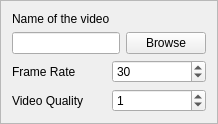
          <widget class="QFrame" name="frame_4">
           <property name="frameShape">
            <enum>QFrame::StyledPanel</enum>
           </property>
           <property name="frameShadow">
            <enum>QFrame::Raised</enum>
           </property>
           <layout class="QGridLayout" name="gridLayout_30">
            <item row="0" column="0">
             <widget class="QLabel" name="videoNameLabel_2">
              <property name="text">
               <string>Name of the video</string>
              </property>
             </widget>
            </item>
            <item row="1" column="0">
             <layout class="QGridLayout" name="gridLayout_26">
              <item row="0" column="0">
               <widget class="QLineEdit" name="videoName_2">
                <property name="sizePolicy">
                 <sizepolicy hsizetype="Maximum" vsizetype="Fixed">
                  <horstretch>0</horstretch>
                  <verstretch>0</verstretch>
                 </sizepolicy>
                </property>
                <property name="inputMask">
                 <string/>
                </property>
                <property name="text">
                 <string/>
                </property>
               </widget>
              </item>
              <item row="0" column="1">
               <widget class="QPushButton" name="createFile_2">
                <property name="enabled">
                 <bool>true</bool>
                </property>
                <property name="minimumSize">
                 <size>
                  <width>4</width>
                  <height>0</height>
                 </size>
                </property>
                <property name="contextMenuPolicy">
                 <enum>Qt::DefaultContextMenu</enum>
                </property>
                <property name="text">
                 <string>Browse</string>
                </property>
                <property name="iconSize">
                 <size>
                  <width>10</width>
                  <height>10</height>
                 </size>
                </property>
               </widget>
              </item>
             </layout>
            </item>
            <item row="2" column="0">
             <layout class="QGridLayout" name="gridLayout_27">
              <item row="0" column="0">
               <widget class="QLabel" name="label_15">
                <property name="text">
                 <string>Frame Rate</string>
                </property>
               </widget>
              </item>
              <item row="0" column="1">
               <widget class="QSpinBox" name="frameRate_2">
                <property name="value">
                 <number>30</number>
                </property>
               </widget>
              </item>
             </layout>
            </item>
            <item row="3" column="0">
             <layout class="QGridLayout" name="gridLayout_28">
              <item row="0" column="0">
               <widget class="QLabel" name="label_16">
                <property name="text">
                 <string>Video Quality</string>
                </property>
               </widget>
              </item>
              <item row="0" column="1">
               <widget class="QSpinBox" name="videoQuality_2">
                <property name="minimum">
                 <number>0</number>
                </property>
                <property name="maximum">
                 <number>2</number>
                </property>
                <property name="value">
                 <number>1</number>
                </property>
               </widget>
              </item>
             </layout>
            </item>
           </layout>
          </widget>
